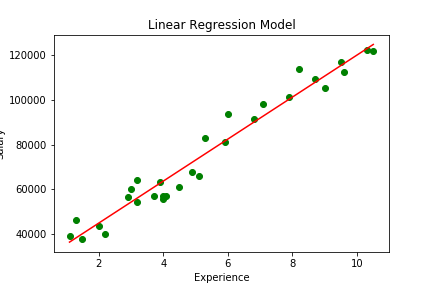

The script that saved this image:
import numpy as np
import pandas as pd
import matplotlib.pyplot as plt
#reading data from dataset
readdata=pd.read_csv("Salary_Data.csv")
X= readdata.iloc[: , :-1].values
Y= readdata.iloc[: , 1].values

#Spliting dataset into test and training dataset
from sklearn.model_selection import train_test_split
X_train,X_test,Y_train,Y_test=train_test_split(X,Y,test_size=1/3,random_state=0)

#Training the dataset using linear regression model
from sklearn.linear_model import LinearRegression
from sklearn.model_selection import cross_val_score

lr= LinearRegression()
lr.fit(X_train,Y_train)

scores = cross_val_score(lr,X,Y,cv=10)
accuracy = scores.mean()

#ploting graph
plt.scatter(X,Y,color='green')
plt.plot(X,reg.predict(X),color='red')
plt.title('Linear Regression Model')
plt.xlabel('Experience')
plt.ylabel('Salary')
plt.show()
plt.savefig('task1regplot')



